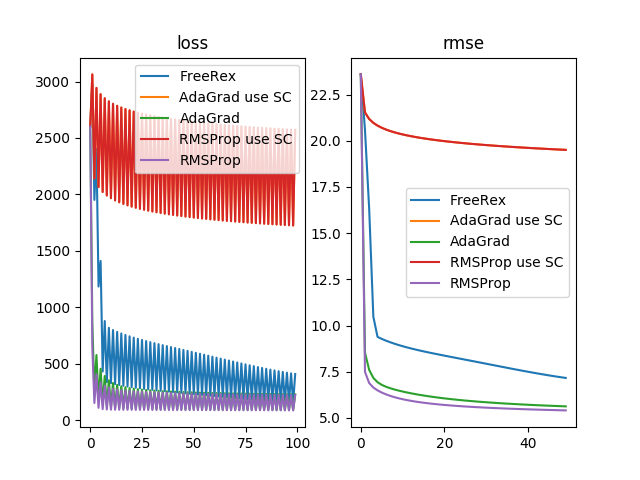

The script that saved this image:
from __future__ import print_function
from __future__ import unicode_literals
from __future__ import absolute_import
from __future__ import generators
from __future__ import division

import numpy as np

from sklearn.datasets import load_boston
from sklearn.preprocessing import maxabs_scale
from oml.models.glm import LinearRegression
from oml.models.regulizers import L1, L2Sq
from oml.optimizers.sgd import Fobos
from oml.optimizers.adagrad import AdaGrad, AdaRDA
from oml.optimizers.rda import Rda, AcceleratedRDA
from oml.optimizers.vr import Svrg
from oml.optimizers.freerex import FreeRex
from oml.optimizers.adam import Adam, AdMax
from oml.optimizers.rms_prop import RMSProp
from oml.optimizers.nesterov import AccSGD
from oml.datasouces.iterator import NumpyIterator

from matplotlib import pyplot as plt

data = load_boston()

x = maxabs_scale(data['data'])
t = data['target']

feature = x.shape[1]
target = 1

data = np.hstack((x, t.reshape(-1, 1)))

np.random.shuffle(data)

train_data = data[:data.shape[0] // 2, :]
test_data = data[data.shape[0] // 2:, :]

train_iter = NumpyIterator(train_data, batch_size=10)
test_iter = NumpyIterator(test_data)

results = {}


def opt_test(optimizer, label):
    print(label)
    optimizer.optimize(train_iter, test_iter, show_evaluation=True, epoch=50)

    results[label] = {
        'loss': optimizer.loss,
        'rmse': optimizer.evaluation
    }

# opt_test(AccSGD(LinearRegression(feature, target, reg=L2Sq(0.01))), 'AccSGD')
# opt_test(AccSGD(LinearRegression(feature, target, reg=L2Sq(0.01)), online=True), 'OnlineAccSGD')
# opt_test(AcceleratedRDA(LinearRegression(feature, target, reg=L2Sq(0.01))), 'AccRDA')
opt_test(FreeRex(LinearRegression(feature, target, reg=L2Sq(0.01))), 'FreeRex')
opt_test(AdaGrad(LinearRegression(feature, target, reg=L2Sq(0.01)), step_size=1), 'AdaGrad use SC')
opt_test(AdaGrad(LinearRegression(feature, target, reg=L2Sq(0.01)), step_size=1, exploit_sc=False), 'AdaGrad')
opt_test(RMSProp(LinearRegression(feature, target, reg=L2Sq(0.01)), step_size=1), 'RMSProp use SC')
opt_test(RMSProp(LinearRegression(feature, target, reg=L2Sq(0.01)), step_size=1, exploit_sc=False), 'RMSProp')
# opt_test(AdaRDA(LinearRegression(feature, target, reg=L2Sq(0.01))), 'AdaRDA')
# opt_test(Fobos(LinearRegression(feature, target, reg=L2Sq(0.01))), 'FOBOS')
# opt_test(Rda(LinearRegression(feature, target, reg=L2Sq(0.01))), 'RDA')
# opt_test(Svrg(LinearRegression(feature, target, reg=L2Sq(0.01))), 'SVRG')
# opt_test(AdMax(LinearRegression(feature, target, reg=L2Sq(0.01))), 'Adam')
# opt_test(Adam(LinearRegression(feature, target, reg=L2Sq(0.01))), 'AdMax')


def plot(result):
    for i, title in enumerate(['loss', 'rmse']):
        plt.subplot(1, 2, i + 1)
        plt.title(title)

        for method in result.keys():
            lst = result[method][title]
            if len(lst)//100 > 0:
                lst = lst[::len(lst)//100]
            plt.plot(list(range(len(lst))), lst, label=method)
        plt.legend()
    plt.savefig('lr.png')


plot(results)
